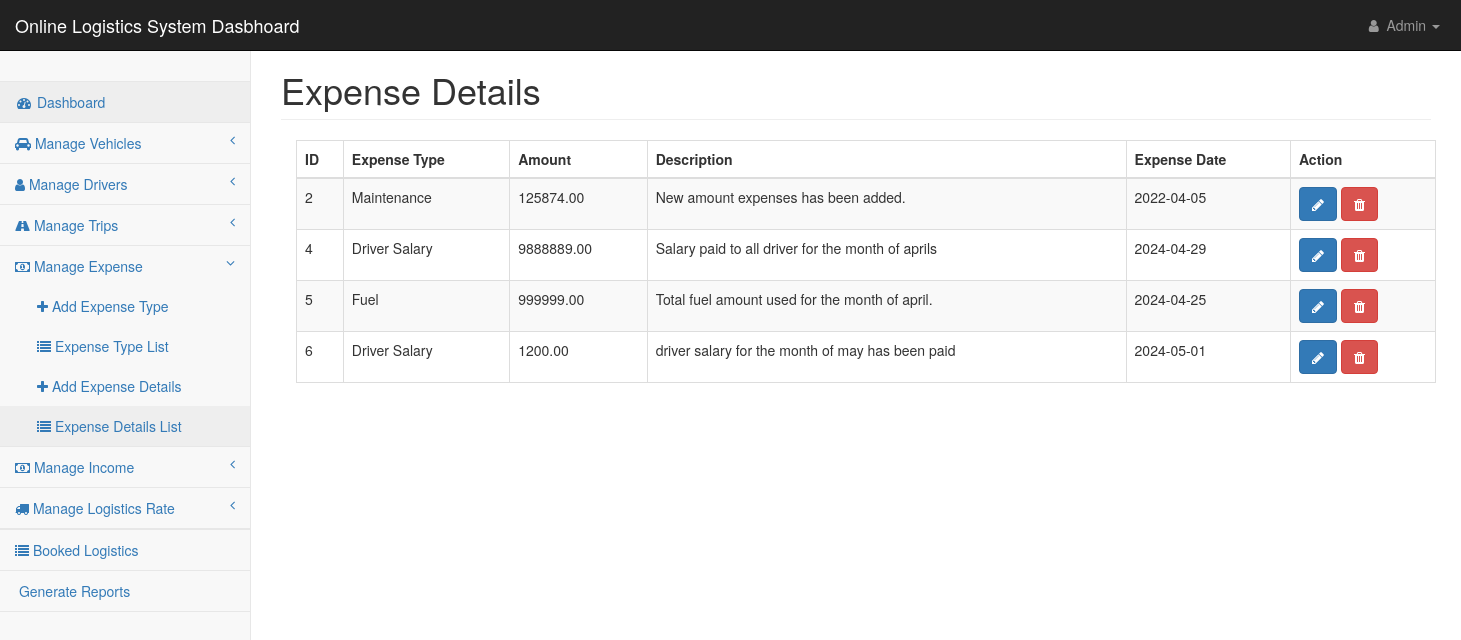
The app's page /admin/dashboard/expense-detail-list.php (signed in) with its own data.
### tables this page shows
CREATE TABLE `expense_details` (
  `id` int(11) NOT NULL,
  `expense_type_id` int(11) NOT NULL,
  `amount` decimal(10,2) NOT NULL,
  `description` text DEFAULT NULL,
  `expense_date` date NOT NULL,
  `created_at` timestamp NOT NULL DEFAULT current_timestamp(),
  `updated_at` timestamp NOT NULL DEFAULT current_timestamp() ON UPDATE current_timestamp()
);

CREATE TABLE `expense_type` (
  `id` int(11) NOT NULL,
  `name` varchar(255) NOT NULL,
  `created_at` timestamp NOT NULL DEFAULT current_timestamp(),
  `updated_at` timestamp NOT NULL DEFAULT current_timestamp() ON UPDATE current_timestamp()
);

### admin/dashboard/expense-detail-list.php (the view, shortened to what this page needs)
<?php
require_once "header.php";
require_once "sidenav.php";
?>
<div id="page-wrapper">
    <div class="container-fluid">
        <div class="row">
            <div class="col-lg-12">
                <h1 class="page-header">Expense Details</h1>
            </div>
        </div>
        <div class="container">
            <table id="expenseTable" class="table table-striped table-bordered" style="width:100%">
                <thead>
                    <tr>
                        <th>ID</th>
                        <th>Expense Type</th>
                        <th>Amount</th>
                        <th>Description</th>
                        <th>Expense Date</th>
                        <th>Action</th>
                    </tr>
                </thead>
                <tbody>
                    <?php
                    $sql = "SELECT ed.id, et.name AS expense_type, ed.amount, ed.description, ed.expense_date FROM expense_details ed INNER JOIN expense_type et ON ed.expense_type_id = et.id";
                    $result = $conn->query($sql);
                    if ($result->num_rows > 0) {
                        while ($row = $result->fetch_assoc()) {
                    ?>
                            <tr>
                                <td><?php echo $row["id"]; ?></td>
                                <td><?php echo $row["expense_type"]; ?></td>
                                <td><?php echo $row["amount"]; ?></td>
                                <td><?php echo $row["description"]; ?></td>
                                <td><?php echo $row["expense_date"]; ?></td>
                                <td>
                                    <a href='update-expense-details.php?id=<?php echo $row["id"]; ?>' class='btn btn-primary'><i class='fa fa-pencil'></i></a>
                                    <a href='?id=<?php echo $row["id"]; ?>&action=delete' class='btn btn-danger' onclick='return confirm("Are you sure you want to delete this record?");'><i class='fa fa-trash'></i></a>
                                </td>
                            </tr>
                    <?php
                        }
                    } else {
                        echo "<tr><td colspan='6'>No expense details found</td></tr>";
                    }
                    ?>
                </tbody>
            </table>
        </div>
    </div>
</div>
<?php
require_once "footer.php";
?>

### admin/dashboard/header.php (shortened to what this page needs)
<!DOCTYPE html>
<html lang="en">
<head>
    <link href="css/bootstrap.min.css" rel="stylesheet">
    <link href="css/metisMenu.min.css" rel="stylesheet">
    <link href="css/timeline.css" rel="stylesheet">
    <link href="css/startmin.css" rel="stylesheet">
    <link href="css/morris.css" rel="stylesheet">
    <link href="css/font-awesome.min.css" rel="stylesheet" type="text/css">
    <link rel="stylesheet" href="https://cdn.datatables.net/2.0.3/css/dataTables.dataTables.css" />
</head>
<body>
    <div id="wrapper">
        <nav class="navbar navbar-inverse navbar-fixed-top" role="navigation">
            <div class="navbar-header">
                <a class="navbar-brand" href="index.php">Online Logistics System Dasbhoard</a>
            </div>
            <ul class="nav navbar-right navbar-top-links">
                <li class="dropdown">
                    <a class="dropdown-toggle" data-toggle="dropdown" href="#">
                        <i class="fa fa-user fa-fw"></i> Admin <b class="caret"></b>
                    </a>
                </li>
            </ul>
        </nav>

### admin/dashboard/sidenav.php (shortened to what this page needs)
<aside class="sidebar navbar-default" role="navigation">
    <div class="sidebar-nav navbar-collapse">
        <ul class="nav" id="side-menu">
            <li class="sidebar-search">
            </li>
            <li>
                <a href="index.php" class="active"><i class="fa fa-dashboard fa-fw"></i> Dashboard</a>
            </li>
            <li>
                <a href="#"><i class="fa fa-car"></i> Manage Vehicles<span class="fa arrow"></span></a>
            </li>
            <li>
                <a href="#"><i class="fa fa-user"></i> Manage Drivers<span class="fa arrow"></span></a>
            </li>
            <li>
                <a href="#"><i class="fa fa-road"></i> Manage Trips<span class="fa arrow"></span></a>
            </li>
            <li>
                <a href="#"><i class="fa fa-money"></i> Manage Expense<span class="fa arrow"></span></a>
                <ul class="nav nav-second-level">
                    <li>
                        <a href="add-expense.php"><i class="fa fa-plus"></i> Add Expense Type</a>
                    </li>
                    <li>
                        <a href="expense-list.php"><i class="fa fa-list"></i> Expense Type List</a>
                    </li>
                    <li>
                        <a href="add-expense-details.php"><i class="fa fa-plus"></i> Add Expense Details</a>
                    </li>
                    <li>
                        <a href="expense-detail-list.php"><i class="fa fa-list"></i> Expense Details List</a>
                    </li>
                </ul>
            </li>
            <li>
                <a href="#"><i class="fa fa-money"></i> Manage Income<span class="fa arrow"></span></a>
            </li>
            <li>
                <a href="#"><i class="fa fa-truck"></i> Manage Logistics Rate<span class="fa arrow"></span></a>
            </li>
            <li>
            <li>
                <a href="booked-logistics-list.php"><i class="fa fa-list"></i> Booked Logistics</a>
            </li>
            <li>
                <a href="generate-report.php"><i class="fa fa-report"></i> Generate Reports</a>
            </li>
        </ul>
    </div>
</aside>

### admin/dashboard/footer.php (shortened to what this page needs)
</div>
</body>
</html>

### admin/dashboard/css/startmin.css (style rules this page uses)
body { background-color: #f8f8f8; }
#wrapper { width: 100%; }
#page-wrapper { padding-top: 30px; min-height: 568px; background-color: #fff; }
@media (min-width:768px) { #page-wrapper { position: inherit; margin-left: 250px; padding: 30px 15px 0 15px; border-left: 1px solid #e7e7e7; } }
.navbar-header { float: left; }
.navbar-right { text-align: right; }
.navbar-top-links { margin: 0; }
.navbar-top-links li { display: inline-block; }
.navbar-top-links li:last-child { margin-right: 6px; }
.navbar-top-links li a { padding: 15px; min-height: 50px; }
.navbar-top-links>li>a { color: #999; }
.sidebar .sidebar-nav.navbar-collapse { padding-right: 0; padding-left: 0; }
.sidebar .sidebar-search { padding: 15px; }
.sidebar ul li { border-bottom: 1px solid #e7e7e7; }
.sidebar ul li a.active { background-color: #eee; }
.sidebar .arrow { float: right; }
.sidebar .fa.arrow:before { content: "\f104"; }
.sidebar .active>a>.fa.arrow:before { content: "\f107"; }
.sidebar .nav-second-level li, .sidebar .nav-third-level li { border-bottom: 0!important; }
.sidebar .nav-second-level li a { padding-left: 37px; }
@media (min-width:768px) { .sidebar { z-index: 1; position: absolute; width: 250px; margin-top: 51px; } }

### records on screen
expense_details: id "2", expense_type.name "Maintenance", amount "125874.00", description "New amount expenses has been added.", expense_date "2022-04-05"
expense_details: id "4", expense_type.name "Driver Salary", amount "9888889.00", description "Salary paid to all driver for the month of aprils", expense_date "2024-04-29"
expense_details: id "5", expense_type.name "Fuel", amount "999999.00", description "Total fuel amount used for the month of april.", expense_date "2024-04-25"
expense_details: id "6", expense_type.name "Driver Salary", amount "1200.00", description "driver salary for the month of may has been paid", expense_date "2024-05-01"
